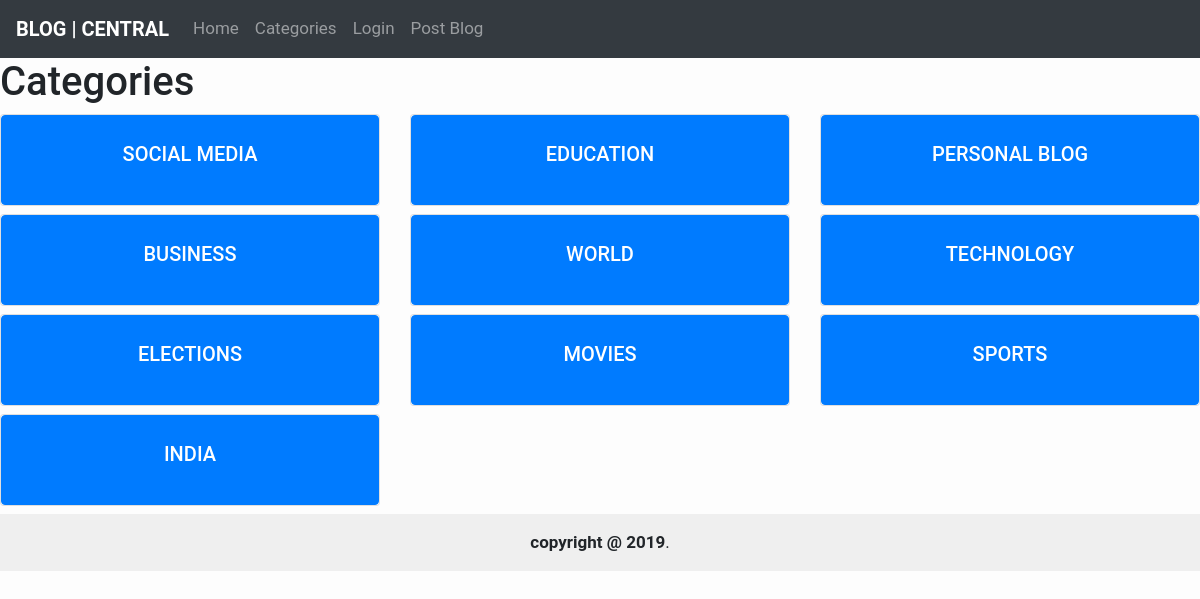
The page / on the database its author committed.
### blog/models.py (models this page shows, shortened)
class Question(models.Model):
    question_text = models.CharField(max_length=200)
    pub_date = models.DateTimeField('date published')

### blog/views.py (the view)
# urls.py: path('',views.index,name="index"),
def index(request):
    latest_question_list = Question.objects.order_by('-pub_date')[:10]
    context = {'latest_question_list':latest_question_list}
    return render(request,'index.html',context)

### blog/templates/index.html
{% extends 'base.html' %}
{% block content %}
<h1>Categories</h1>
<div class="row">
{% for question in latest_question_list %}
<div class="col-md-4">
<div class="card mb-2">
<a href="{{ question.id }}" class="btn btn-primary">
<div class="card-body">
<h5 class="card-title">{{ question.question_text }}</h5>
</div>
</a>
</div>
</div>
{% endfor %}
</div>
{% endblock %}

### blog/templates/base.html (style rules this page uses)
body { font-family: "Roboto", sans-serif; font-size: 17px; background-color: #fdfdfd; }

### rows shown on the page
Question: question_text "SOCIAL MEDIA"
Question: question_text "EDUCATION"
Question: question_text "PERSONAL BLOG"
Question: question_text "BUSINESS"
Question: question_text "WORLD"
Question: question_text "TECHNOLOGY"
Question: question_text "ELECTIONS"
Question: question_text "MOVIES"
Question: question_text "SPORTS"
Question: question_text "INDIA"
